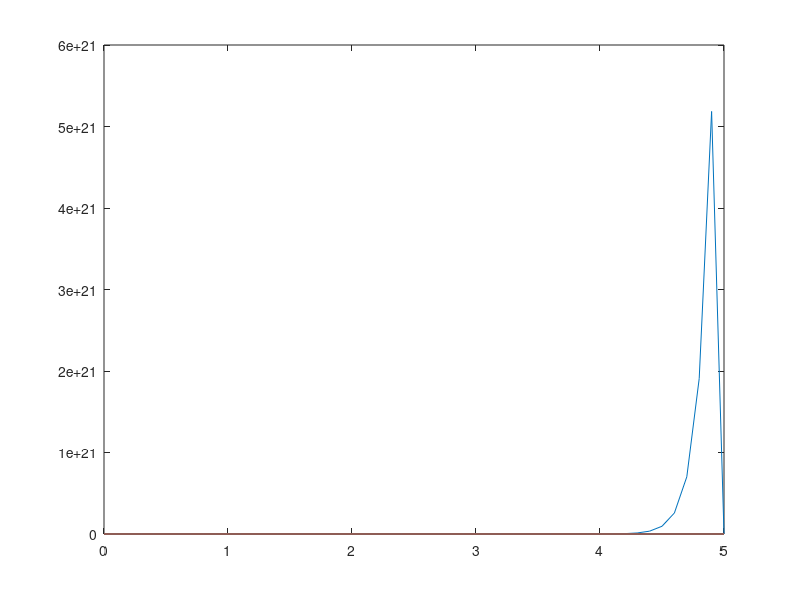

Write MATLAB code to recreate this figure.
clear;
T = 1;
t = 0:0.1:5*T;
xt = zeros(length(t));
index = 0;
Tth = 0;
for i = 1:length(t)
    if t(i) > Tth  &&  t(i) < 1 + Tth
        xt(i) = exp(i);
    end
    if t(i)  == T + Tth
        index = index + 1;
        Tth = T*index;
    end
end

plot(t, xt)

